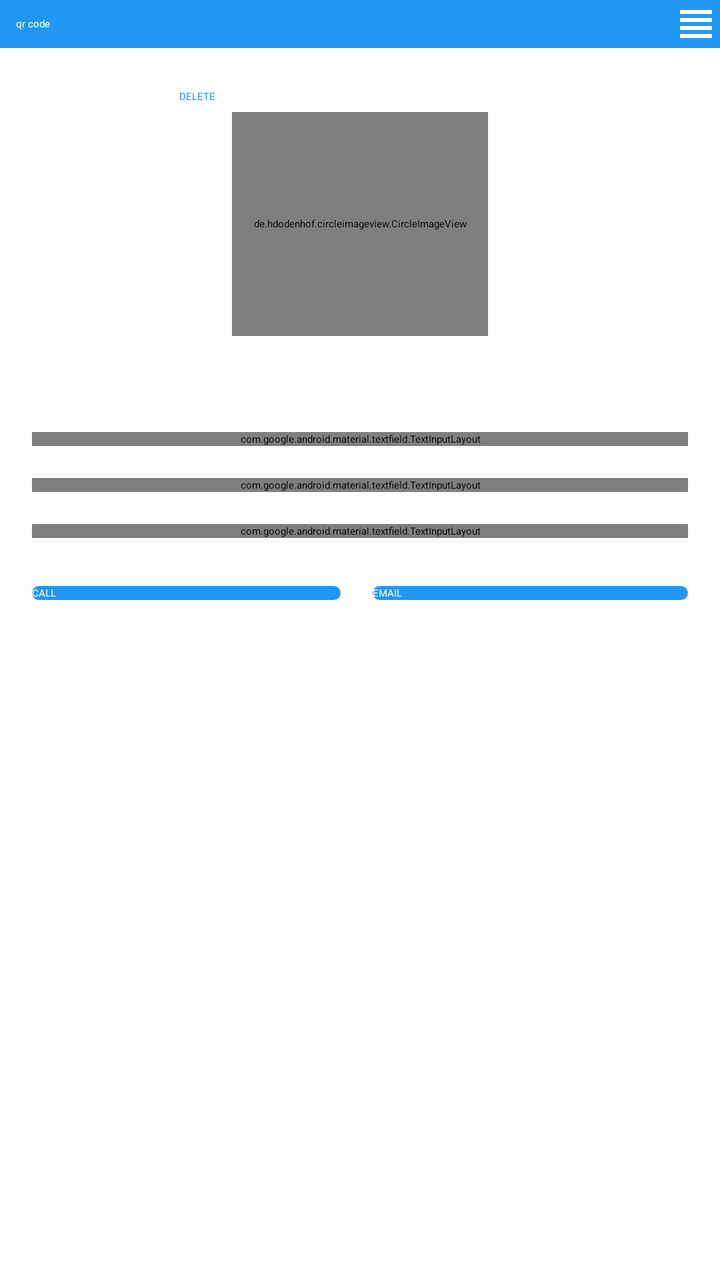
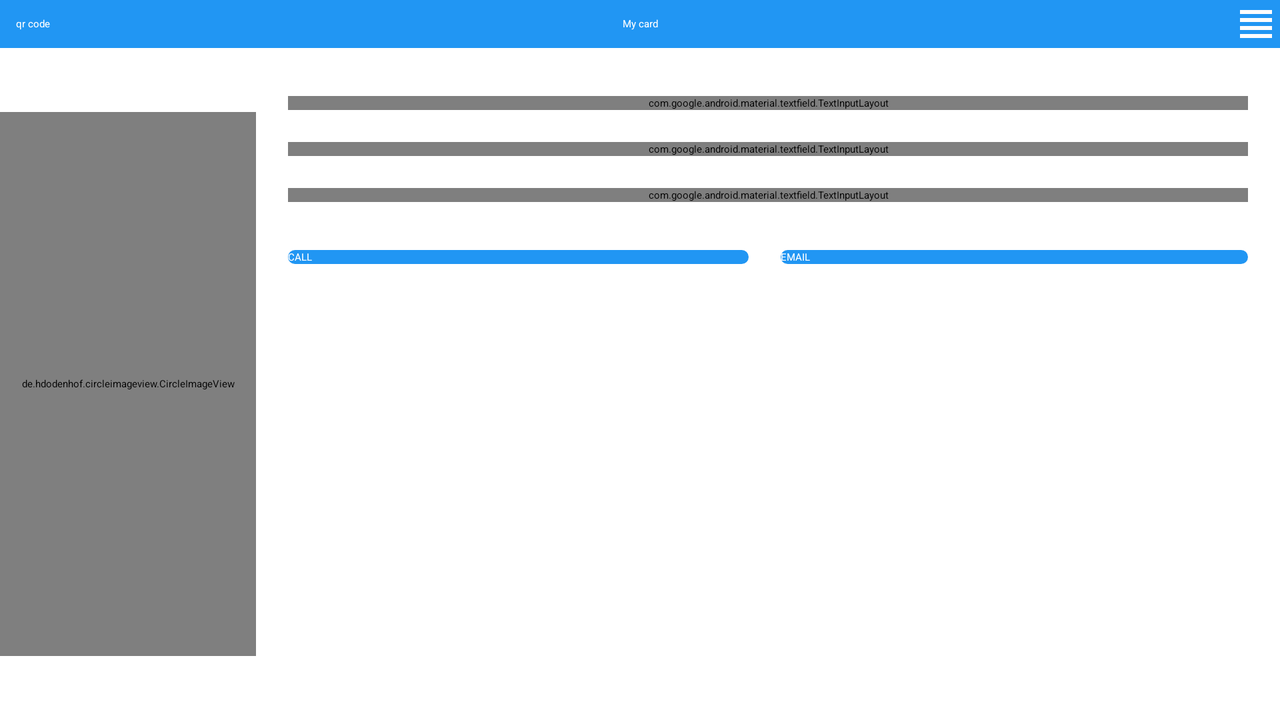

Two renders of one Android screen. The first uses the default layout on a phone; the second uses the alternative layout the repository ships for a different screen configuration, on a matching device. The two XML files are below.
<!-- AndroidManifest.xml: application theme Theme.BusinessCard -->
<!-- res/layout/fragment_edit.xml -->
<?xml version="1.0" encoding="utf-8"?>
<layout xmlns:android="http://schemas.android.com/apk/res/android"
    xmlns:app="http://schemas.android.com/apk/res-auto"
    xmlns:tools="http://schemas.android.com/tools">

    <androidx.constraintlayout.widget.ConstraintLayout
        android:layout_width="match_parent"
        android:layout_height="match_parent"
        tools:context=".fragments.editfragment.EditFragment">

        <androidx.appcompat.widget.Toolbar
            android:id="@+id/toolbar_top"
            android:layout_width="match_parent"
            android:layout_height="wrap_content"
            android:background="@color/toolbarColor"
            android:minHeight="?android:attr/actionBarSize"
            app:layout_constraintEnd_toEndOf="parent"
            app:layout_constraintStart_toStartOf="parent"
            app:layout_constraintTop_toTopOf="parent">

            <Button
                android:id="@+id/qr_code_button"
                android:layout_width="wrap_content"
                android:layout_height="wrap_content"
                android:layout_gravity="start"
                style="@style/Widget.MaterialComponents.Button.TextButton"
                android:background="@color/toolbarColor"
                android:gravity="center"
                android:src="@drawable/ic_baseline_view"
                android:text="@string/qr_code_scanner"
                android:textColor="@color/white" />

            <ImageButton
                android:id="@+id/contacts_button"
                android:layout_width="wrap_content"
                android:layout_height="wrap_content"
                android:layout_gravity="end"
                android:background="@color/toolbarColor"
                android:gravity="center"
                android:src="@drawable/ic_baseline_view"
                android:text="@string/add_new_contact"
                android:textColor="@color/white" />

        </androidx.appcompat.widget.Toolbar>

        <Button
            android:id="@+id/delete_button"
            style="@style/Widget.MaterialComponents.Button.TextButton"
            android:layout_width="wrap_content"
            android:layout_height="wrap_content"
            android:layout_marginTop="16dp"
            android:text="@string/delete"
            android:textColor="@color/toolbarColor"
            app:layout_constraintBottom_toTopOf="@+id/circleImageView"
            app:layout_constraintEnd_toStartOf="@+id/circleImageView"
            app:layout_constraintTop_toBottomOf="@+id/toolbar_top" />

        <Button
            android:id="@+id/switch_button"
            style="@style/Widget.MaterialComponents.Button.TextButton"
            android:layout_width="wrap_content"
            android:layout_height="wrap_content"
            android:layout_marginTop="16dp"

            android:textColor="@color/toolbarColor"
            app:layout_constraintBottom_toTopOf="@+id/circleImageView"
            app:layout_constraintStart_toEndOf="@+id/circleImageView"
            app:layout_constraintTop_toBottomOf="@+id/toolbar_top" />

        <de.hdodenhof.circleimageview.CircleImageView
            android:id="@+id/circleImageView"
            android:layout_width="0dp"
            android:layout_height="0dp"
            android:layout_marginStart="116dp"
            android:layout_marginTop="32dp"
            android:layout_marginEnd="116dp"
            android:layout_marginBottom="24dp"
            android:src="@drawable/ic_baseline_person_24"
            app:civ_border_color="@color/blue"
            app:civ_border_width="2dp"
            app:layout_constraintBottom_toTopOf="@+id/guideline"
            app:layout_constraintEnd_toEndOf="parent"
            app:layout_constraintStart_toStartOf="parent"
            app:layout_constraintTop_toBottomOf="@+id/toolbar_top" />

        <androidx.constraintlayout.widget.Guideline
            android:id="@+id/guideline"
            android:layout_width="wrap_content"
            android:layout_height="wrap_content"
            android:orientation="horizontal"
            app:layout_constraintGuide_percent="0.3" />

        <LinearLayout
            android:id="@+id/linearLayout"
            android:layout_width="match_parent"
            android:layout_height="wrap_content"
            android:orientation="vertical"
            android:padding="@dimen/linear_layout_margin"
            app:layout_constraintTop_toTopOf="@+id/guideline">

            <com.google.android.material.textfield.TextInputLayout
                android:id="@+id/full_name_text_field"
                style="@style/text_input_field_style"
                android:hint="@string/full_name">


                <com.google.android.material.textfield.TextInputEditText
                    android:id="@+id/full_name_text_input"
                    android:layout_width="match_parent"
                    android:layout_height="wrap_content"
                    android:focusable="false" />

            </com.google.android.material.textfield.TextInputLayout>

            <com.google.android.material.textfield.TextInputLayout
                android:id="@+id/phone_text_field"
                style="@style/text_input_field_style"
                android:hint="@string/phone">

                <com.google.android.material.textfield.TextInputEditText
                    android:id="@+id/phone_text_input"
                    android:layout_width="match_parent"
                    android:layout_height="wrap_content"
                    android:focusable="false" />

            </com.google.android.material.textfield.TextInputLayout>

            <com.google.android.material.textfield.TextInputLayout
                android:id="@+id/email_text_field"
                style="@style/text_input_field_style"
                android:hint="@string/email_text_input">

                <com.google.android.material.textfield.TextInputEditText
                    android:id="@+id/email_text_input"
                    android:layout_width="match_parent"
                    android:layout_height="wrap_content"
                    android:focusable="false" />

            </com.google.android.material.textfield.TextInputLayout>
        </LinearLayout>

        <LinearLayout
            android:id="@+id/linearLayout2"
            android:layout_width="match_parent"
            android:layout_height="wrap_content"
            android:orientation="horizontal"
            android:paddingLeft="@dimen/linear_layout_margin"
            android:paddingRight="@dimen/linear_layout_margin"
            app:layout_constraintTop_toBottomOf="@+id/linearLayout">

            <androidx.appcompat.widget.AppCompatButton
                android:id="@+id/call_button"
                style="@style/buttonStyle"
                android:layout_marginEnd="@dimen/button_margin"
                android:text="@string/call"
                app:layout_constraintStart_toStartOf="parent"
                app:layout_constraintTop_toBottomOf="@+id/linearLayout" />

            <androidx.appcompat.widget.AppCompatButton
                android:id="@+id/email_button"
                style="@style/buttonStyle"
                android:layout_marginStart="@dimen/button_margin"
                android:text="@string/email"
                app:layout_constraintEnd_toEndOf="parent"
                app:layout_constraintTop_toBottomOf="@+id/linearLayout" />
        </LinearLayout>

        <ImageView
            android:id="@+id/qr_code_image_view"
            android:layout_width="@dimen/width_barcode"
            android:layout_height="@dimen/height_barcode"
            android:layout_marginStart="16dp"
            android:layout_marginTop="16dp"
            android:layout_marginEnd="16dp"
            android:layout_marginBottom="16dp"
            app:layout_constraintBottom_toBottomOf="parent"
            app:layout_constraintEnd_toEndOf="parent"
            app:layout_constraintStart_toStartOf="parent"
            app:layout_constraintTop_toBottomOf="@+id/linearLayout2" />
    </androidx.constraintlayout.widget.ConstraintLayout>
</layout>
<!-- resources referenced by this layout -->
<resources>
  <color name="blue">#2196F3</color>
  <color name="toolbarColor">#2196F3</color>
  <color name="white">#FFFFFFFF</color>
  <dimen name="button_margin">8dp</dimen>
  <dimen name="height_barcode">150dp</dimen>
  <dimen name="linear_layout_margin">16dp</dimen>
  <dimen name="width_barcode">150dp</dimen>
  <!-- drawable ic_baseline_view (drawable) -->
  <vector android:height="24dp" android:tint="#FFFCFC"
      android:viewportHeight="24" android:viewportWidth="24"
      android:width="24dp" xmlns:android="http://schemas.android.com/apk/res/android">
      <path android:fillColor="@android:color/white" android:pathData="M4,15h16v-2L4,13v2zM4,19h16v-2L4,17v2zM4,11h16L20,9L4,9v2zM4,5v2h16L20,5L4,5z"/>
  </vector>
  <string name="add_new_contact">add new contact</string>
  <string name="call">CALL</string>
  <string name="delete">DELETE</string>
  <string name="email">EMAIL</string>
  <string name="email_text_input">Email</string>
  <string name="full_name">Full name</string>
  <string name="phone">Phone</string>
  <string name="qr_code_scanner">qr code</string>
  <style name="buttonStyle" parent="Widget.AppCompat.Button">
          <item name="android:layout_width">wrap_content</item>
          <item name="android:layout_height">wrap_content</item>
          <item name="android:layout_weight">1</item>
          <item name="android:background">@drawable/rounded_shape</item>
          <item name="android:textColor">@color/white</item>
      </style>
  <style name="text_input_field_style" parent="Widget.MaterialComponents.TextInputLayout.OutlinedBox">
          <item name="boxCornerRadiusTopEnd">16dp</item>
          <item name="boxCornerRadiusBottomStart">20dp</item>
          <item name="boxCornerRadiusBottomEnd">20dp</item>
          <item name="boxCornerRadiusTopStart">20dp</item>
          <item name="android:layout_width">match_parent</item>
          <item name="android:layout_height">wrap_content</item>
          <item name="boxStrokeColor">@color/blue</item>
          <item name="boxStrokeWidth">1dp</item>
          <item name="android:layout_marginTop">8dp</item>
          <item name="android:layout_marginBottom">8dp</item>
          <item name="android:textColorHint">@color/blue</item>
      </style>
  <!-- drawable rounded_shape (drawable) -->
  <?xml version="1.0" encoding="utf-8"?>
  <shape xmlns:android="http://schemas.android.com/apk/res/android"
      android:shape="rectangle">
  
      <solid android:color="@color/blue" />
  
      <corners android:radius="16dp" />
  
  </shape>
</resources>
<!-- res/layout-land/fragment_edit.xml (the repository's variant of the layout above) -->
<!-- drawn on the phone turned sideways -->
<?xml version="1.0" encoding="utf-8"?>
<layout xmlns:android="http://schemas.android.com/apk/res/android"
    xmlns:app="http://schemas.android.com/apk/res-auto"
    xmlns:tools="http://schemas.android.com/tools">

    <androidx.constraintlayout.widget.ConstraintLayout
        android:layout_width="match_parent"
        android:layout_height="match_parent"
        tools:context=".fragments.editfragment.EditFragment">

        <androidx.appcompat.widget.Toolbar
            android:id="@+id/toolbar_top"
            android:layout_width="match_parent"
            android:layout_height="wrap_content"
            android:background="@color/toolbarColor"
            android:minHeight="?android:attr/actionBarSize"
            app:layout_constraintEnd_toEndOf="parent"
            app:layout_constraintStart_toStartOf="parent"
            app:layout_constraintTop_toTopOf="parent">

            <TextView
                android:id="@+id/toolbar_title"
                android:layout_width="wrap_content"
                android:layout_height="wrap_content"
                android:layout_gravity="center"
                android:text="@string/my_card"
                android:textColor="@color/white" />
            <Button
                android:id="@+id/qr_code_button"
                android:layout_width="wrap_content"
                android:layout_height="wrap_content"
                android:layout_gravity="start"
                style="@style/Widget.MaterialComponents.Button.TextButton"
                android:background="@color/toolbarColor"
                android:gravity="center"
                android:src="@drawable/ic_baseline_view"
                android:text="@string/qr_code_scanner"
                android:textColor="@color/white" />
            <ImageButton
                android:id="@+id/contacts_button"
                android:layout_width="wrap_content"
                android:layout_height="wrap_content"
                android:layout_gravity="end"
                android:background="@color/toolbarColor"
                android:gravity="center"
                android:src="@drawable/ic_baseline_view"
                android:text="@string/add_new_contact"
                android:textColor="@color/white" />
        </androidx.appcompat.widget.Toolbar>

        <de.hdodenhof.circleimageview.CircleImageView
            android:id="@+id/circleImageView"
            android:layout_width="0dp"
            android:layout_height="0dp"
            android:layout_marginTop="32dp"
            android:layout_marginBottom="32dp"
            android:src="@drawable/ic_baseline_person_24"
            app:civ_border_color="@color/blue"
            app:civ_border_width="2dp"
            app:layout_constraintBottom_toBottomOf="parent"
            app:layout_constraintEnd_toStartOf="@+id/guideline2"
            app:layout_constraintStart_toStartOf="parent"
            app:layout_constraintTop_toBottomOf="@+id/toolbar_top" />

        <LinearLayout
            android:id="@+id/linearLayout"
            android:layout_width="0dp"
            android:layout_height="wrap_content"
            android:orientation="vertical"
            android:padding="@dimen/linear_layout_margin"
            app:layout_constraintEnd_toEndOf="parent"
            app:layout_constraintStart_toEndOf="@+id/circleImageView"
            app:layout_constraintTop_toBottomOf="@+id/toolbar_top">

            <com.google.android.material.textfield.TextInputLayout
                android:id="@+id/full_name_text_field"
                style="@style/text_input_field_style"
                android:hint="@string/full_name">


                <com.google.android.material.textfield.TextInputEditText
                    android:id="@+id/full_name_text_input"
                    android:layout_width="match_parent"
                    android:layout_height="wrap_content"
                    android:focusable="false" />

            </com.google.android.material.textfield.TextInputLayout>

            <com.google.android.material.textfield.TextInputLayout
                android:id="@+id/phone_text_field"
                style="@style/text_input_field_style"
                android:hint="@string/phone">

                <com.google.android.material.textfield.TextInputEditText
                    android:id="@+id/phone_text_input"
                    android:layout_width="match_parent"
                    android:layout_height="wrap_content"
                    android:focusable="false" />

            </com.google.android.material.textfield.TextInputLayout>

            <com.google.android.material.textfield.TextInputLayout
                android:id="@+id/email_text_field"
                style="@style/text_input_field_style"
                android:hint="@string/email_text_input">

                <com.google.android.material.textfield.TextInputEditText
                    android:id="@+id/email_text_input"
                    android:layout_width="match_parent"
                    android:layout_height="wrap_content"
                    android:focusable="false" />

            </com.google.android.material.textfield.TextInputLayout>
        </LinearLayout>

        <LinearLayout
            android:layout_width="0dp"
            android:layout_height="wrap_content"
            android:orientation="horizontal"
            android:paddingLeft="@dimen/linear_layout_margin"
            android:paddingRight="@dimen/linear_layout_margin"
            app:layout_constraintEnd_toEndOf="parent"
            app:layout_constraintStart_toStartOf="@+id/guideline2"
            app:layout_constraintTop_toBottomOf="@+id/linearLayout">

            <androidx.appcompat.widget.AppCompatButton
                android:id="@+id/call_button"
                style="@style/buttonStyle"
                android:layout_marginEnd="@dimen/button_margin"
                android:text="@string/call"
                app:layout_constraintStart_toStartOf="parent"
                app:layout_constraintTop_toBottomOf="@+id/linearLayout" />

            <androidx.appcompat.widget.AppCompatButton
                android:id="@+id/email_button"
                style="@style/buttonStyle"
                android:layout_marginStart="@dimen/button_margin"
                android:text="@string/email"
                app:layout_constraintEnd_toEndOf="parent"
                app:layout_constraintTop_toBottomOf="@+id/linearLayout" />
        </LinearLayout>

        <androidx.constraintlayout.widget.Guideline
            android:id="@+id/guideline2"
            android:layout_width="wrap_content"
            android:layout_height="wrap_content"
            android:orientation="vertical"
            app:layout_constraintGuide_percent="0.2" />
    </androidx.constraintlayout.widget.ConstraintLayout>
</layout>
<!-- resources referenced by the variant -->
<!-- as the phone turned sideways resolves them -->
<resources>
  <color name="blue">#2196F3</color>
  <color name="toolbarColor">#2196F3</color>
  <color name="white">#FFFFFFFF</color>
  <dimen name="button_margin">8dp</dimen>
  <dimen name="linear_layout_margin">16dp</dimen>
  <!-- drawable ic_baseline_view (drawable) -->
  <vector android:height="24dp" android:tint="#FFFCFC"
      android:viewportHeight="24" android:viewportWidth="24"
      android:width="24dp" xmlns:android="http://schemas.android.com/apk/res/android">
      <path android:fillColor="@android:color/white" android:pathData="M4,15h16v-2L4,13v2zM4,19h16v-2L4,17v2zM4,11h16L20,9L4,9v2zM4,5v2h16L20,5L4,5z"/>
  </vector>
  <string name="add_new_contact">add new contact</string>
  <string name="call">CALL</string>
  <string name="email">EMAIL</string>
  <string name="email_text_input">Email</string>
  <string name="full_name">Full name</string>
  <string name="my_card">My card</string>
  <string name="phone">Phone</string>
  <string name="qr_code_scanner">qr code</string>
  <style name="buttonStyle" parent="Widget.AppCompat.Button">
          <item name="android:layout_width">wrap_content</item>
          <item name="android:layout_height">wrap_content</item>
          <item name="android:layout_weight">1</item>
          <item name="android:background">@drawable/rounded_shape</item>
          <item name="android:textColor">@color/white</item>
      </style>
  <style name="text_input_field_style" parent="Widget.MaterialComponents.TextInputLayout.OutlinedBox">
          <item name="boxCornerRadiusTopEnd">16dp</item>
          <item name="boxCornerRadiusBottomStart">20dp</item>
          <item name="boxCornerRadiusBottomEnd">20dp</item>
          <item name="boxCornerRadiusTopStart">20dp</item>
          <item name="android:layout_width">match_parent</item>
          <item name="android:layout_height">wrap_content</item>
          <item name="boxStrokeColor">@color/blue</item>
          <item name="boxStrokeWidth">1dp</item>
          <item name="android:layout_marginTop">8dp</item>
          <item name="android:layout_marginBottom">8dp</item>
          <item name="android:textColorHint">@color/blue</item>
      </style>
  <!-- drawable rounded_shape (drawable) -->
  <?xml version="1.0" encoding="utf-8"?>
  <shape xmlns:android="http://schemas.android.com/apk/res/android"
      android:shape="rectangle">
  
      <solid android:color="@color/blue" />
  
      <corners android:radius="16dp" />
  
  </shape>
</resources>
